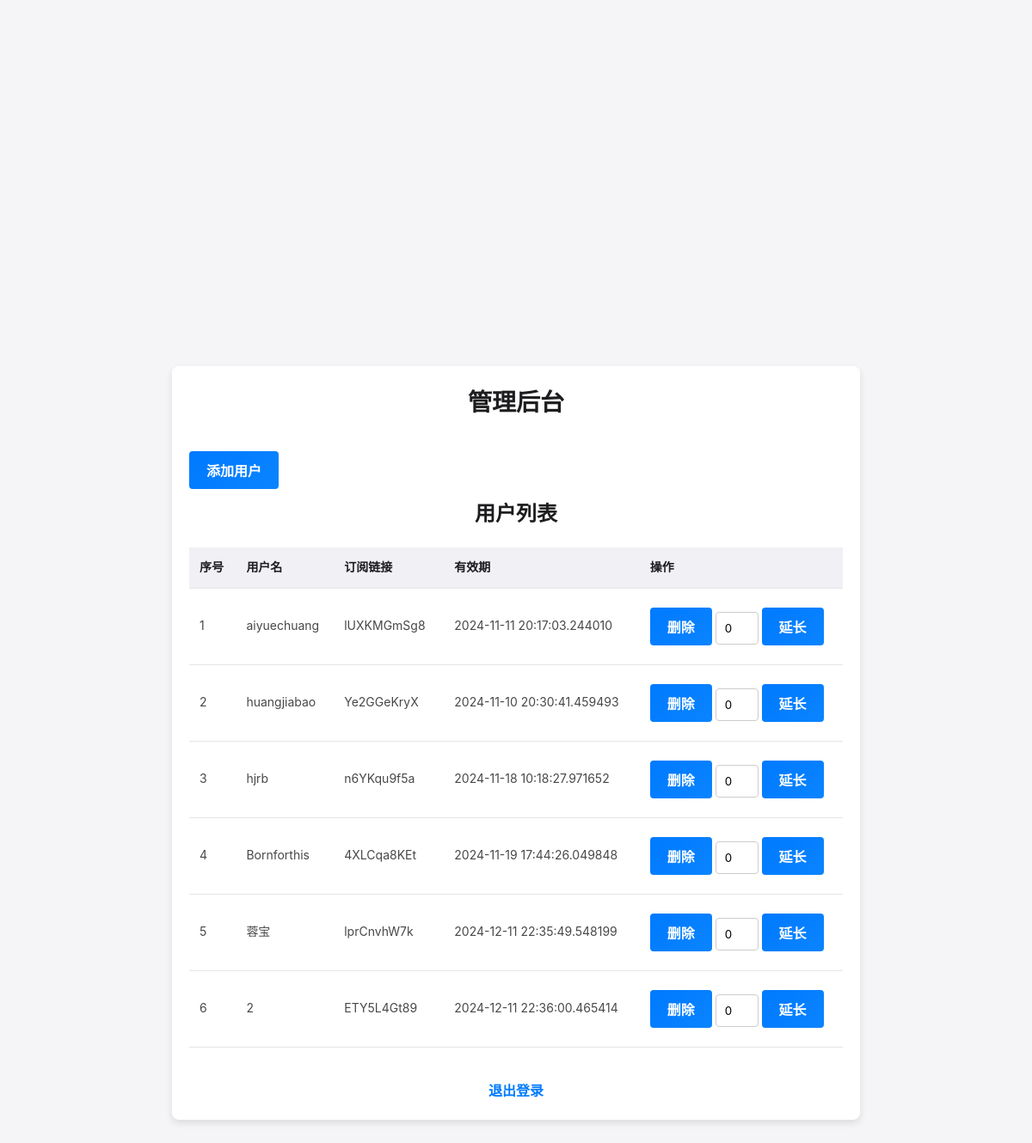
The page /admin (signed in) on the database its author committed.
### app.py (models this page shows, shortened)
class User(db.Model):
    id = db.Column(db.Integer, primary_key=True)
    username = db.Column(db.String(150), nullable=False, unique=True)
    password = db.Column(db.String(150), nullable=False)
    expiration_date = db.Column(db.DateTime, nullable=True)
    subscription_link = db.Column(db.String(200), nullable=True, unique=True)

### app.py (the view, shortened to what this page needs)
@app.route('/admin', methods=['GET', 'POST'])
@admin_login_required
def admin():
    users = User.query.all()
    return render_template('admin.html', users=enumerate(users, start=1))

### app.py (called while the page is built)
def admin_login_required(f):
    @wraps(f)
    def decorated_function(*args, **kwargs):
        if 'admin_logged_in' not in session:
            flash("请先登录", "danger")
            return redirect(url_for('login'))
        return f(*args, **kwargs)
    return decorated_function

### templates/admin.html (shortened to what this page needs)
<!DOCTYPE html>
<html lang="en">
<head>
    <link rel="stylesheet" href="{{ url_for('static', filename='base.css') }}">
    <link rel="stylesheet" href="{{ url_for('static', filename='admin.css') }}">
</head>
<body>
<div class="container">
    <h1>管理后台</h1>
    <button id="addUserButton" class="btn">添加用户</button>
    <h2>用户列表</h2>
    <div class="table-container">
        <table>
            <thead>
            <tr>
                <th>序号</th>
                <th>用户名</th>
                <th>订阅链接</th>
                <th>有效期</th>
                <th>操作</th>
            </tr>
            </thead>
            <tbody>
            {% for index, user in users %}
                <tr>
                    <td>{{ index }}</td>
                    <td>{{ user.username }}</td>
                    <td>{{ user.subscription_link }}</td>
                    <td>{{ user.expiration_date }}</td>
                    <td>
                        <form method="post" style="display: inline;">
                            <button type="submit">删除</button>
                        </form>
                        <form method="post" style="display: inline;">
                            <input type="number" name="additional_days" value="0" style="width: 50px;">
                            <button type="submit">延长</button>
                        </form>
                    </td>
                </tr>
            {% endfor %}
            </tbody>
        </table>
    </div>
    <a href="{{ url_for('logout') }}" class="logout">退出登录</a>
</div>
</body>
</html>

### static/base.css (style rules this page uses)
* { margin: 0; padding: 0; box-sizing: border-box; font-family: -apple-system, BlinkMacSystemFont, "Segoe UI", Roboto, "Helvetica Neue", Arial, sans-serif; }
body { background-color: #f5f5f7; color: #333; display: flex; justify-content: center; align-items: center; min-height: 100vh; line-height: 1.6; }
.container { width: 100%; max-width: 800px; padding: 20px; background-color: #ffffff; border-radius: 16px; box-shadow: 0 4px 12px rgba(0, 0, 0, 0.1); }
h1 { font-size: 28px; margin-bottom: 24px; color: #1d1d1f; font-weight: 600; text-align: center; }
button { padding: 12px; border: none; border-radius: 8px; font-size: 16px; font-weight: 600; color: #fff; background: linear-gradient(135deg, #007aff, #0a84ff); cursor: pointer; transition: background 0.3s ease; margin: 8px 0; }

### static/admin.css (style rules this page uses)
body { font-family: Arial, sans-serif; background-color: #f5f5f7; color: #333; margin: 0; padding: 0; overflow-y: scroll; }
.container { max-width: 800px; margin: 0 auto; padding: 20px; background-color: #fff; border-radius: 8px; box-shadow: 0 4px 8px rgba(0, 0, 0, 0.1); position: relative; z-index: 1; }
h1, h2 { color: #1d1d1f; text-align: center; }
button { background-color: #007bff; color: #fff; border: none; padding: 10px 20px; margin: 10px 0; cursor: pointer; font-size: 16px; border-radius: 4px; transition: background-color 0.3s ease; }
.table-container { max-height: 600px; overflow-y: auto; margin-top: 20px; position: relative; }
table { width: 100%; border-collapse: collapse; font-size: 14px; }
thead th { position: sticky; top: 0; background-color: #f0f0f5; z-index: 1; }
tbody td { background-color: #fff; color: #48484a; }
th, td { padding: 12px; border-bottom: 1px solid #e5e5ea; text-align: left; }
th { font-weight: 600; color: #1d1d1f; }
input[type="text"], input[type="password"], input[type="number"] { width: 100%; padding: 10px; margin: 8px 0; border: 1px solid #ccc; border-radius: 4px; box-sizing: border-box; }
a.logout { display: block; text-align: center; color: #007bff; text-decoration: none; margin-top: 20px; font-weight: bold; }
html { height: 100%; }

### rows shown on the page
User: id "1", username "aiyuechuang", subscription_link "lUXKMGmSg8", expiration_date "2024-11-11 20:17:03.244010"
User: id "2", username "huangjiabao", subscription_link "Ye2GGeKryX", expiration_date "2024-11-10 20:30:41.459493"
User: id "3", username "hjrb", subscription_link "n6YKqu9f5a", expiration_date "2024-11-18 10:18:27.971652"
User: id "4", username "Bornforthis", subscription_link "4XLCqa8KEt", expiration_date "2024-11-19 17:44:26.049848"
User: id "5", username "蓉宝", subscription_link "lprCnvhW7k", expiration_date "2024-12-11 22:35:49.548199"
User: id "6", username "2", subscription_link "ETY5L4Gt89", expiration_date "2024-12-11 22:36:00.465414"
